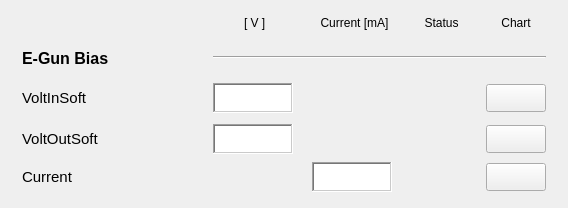
       <widget class="QWidget" name="scrollAreaWidgetContents_18">
        <property name="geometry">
         <rect>
          <x>0</x>
          <y>0</y>
          <width>568</width>
          <height>208</height>
         </rect>
        </property>
        <widget class="QWidget" name="layoutWidget">
         <property name="geometry">
          <rect>
           <x>9</x>
           <y>9</y>
           <width>551</width>
           <height>190</height>
          </rect>
         </property>
         <layout class="QGridLayout" name="gridLayout">
          <item row="0" column="1">
           <widget class="PyDMLabel" name="PyDMLabel_53">
            <property name="minimumSize">
             <size>
              <width>0</width>
              <height>24</height>
             </size>
            </property>
            <property name="maximumSize">
             <size>
              <width>16777215</width>
              <height>24</height>
             </size>
            </property>
            <property name="toolTip">
             <string/>
            </property>
            <property name="text">
             <string> [ V ]</string>
            </property>
            <property name="alignment">
             <set>Qt::AlignCenter</set>
            </property>
           </widget>
          </item>
          <item row="0" column="2">
           <widget class="PyDMLabel" name="PyDMLabel_57">
            <property name="minimumSize">
             <size>
              <width>85</width>
              <height>24</height>
             </size>
            </property>
            <property name="maximumSize">
             <size>
              <width>16777215</width>
              <height>24</height>
             </size>
            </property>
            <property name="toolTip">
             <string/>
            </property>
            <property name="text">
             <string>Current [mA]</string>
            </property>
            <property name="alignment">
             <set>Qt::AlignCenter</set>
            </property>
           </widget>
          </item>
          <item row="0" column="3">
           <widget class="PyDMLabel" name="PyDMLabel_55">
            <property name="toolTip">
             <string/>
            </property>
            <property name="text">
             <string>Status</string>
            </property>
            <property name="alignment">
             <set>Qt::AlignCenter</set>
            </property>
           </widget>
          </item>
          <item row="0" column="4">
           <widget class="PyDMLabel" name="PyDMLabel_110">
            <property name="toolTip">
             <string/>
            </property>
            <property name="text">
             <string>Chart</string>
            </property>
            <property name="alignment">
             <set>Qt::AlignCenter</set>
            </property>
           </widget>
          </item>
          <item row="1" column="0">
           <widget class="PyDMLabel" name="PyDMLabel_111">
            <property name="minimumSize">
             <size>
              <width>172</width>
              <height>30</height>
             </size>
            </property>
            <property name="maximumSize">
             <size>
              <width>172</width>
              <height>30</height>
             </size>
            </property>
            <property name="font">
             <font>
              <pointsize>12</pointsize>
              <weight>75</weight>
              <bold>true</bold>
             </font>
            </property>
            <property name="toolTip">
             <string/>
            </property>
            <property name="text">
             <string>E-Gun Bias</string>
            </property>
           </widget>
          </item>
          <item row="1" column="1" colspan="4">
           <widget class="Line" name="line_10">
            <property name="sizeIncrement">
             <size>
              <width>0</width>
              <height>0</height>
             </size>
            </property>
            <property name="baseSize">
             <size>
              <width>0</width>
              <height>0</height>
             </size>
            </property>
            <property name="autoFillBackground">
             <bool>false</bool>
            </property>
            <property name="frameShadow">
             <enum>QFrame::Sunken</enum>
            </property>
            <property name="lineWidth">
             <number>1</number>
            </property>
            <property name="midLineWidth">
             <number>0</number>
            </property>
            <property name="orientation">
             <enum>Qt::Horizontal</enum>
            </property>
           </widget>
          </item>
          <item row="2" column="0">
           <widget class="PyDMLabel" name="PyDMLabel_112">
            <property name="minimumSize">
             <size>
              <width>172</width>
              <height>30</height>
             </size>
            </property>
            <property name="maximumSize">
             <size>
              <width>172</width>
              <height>30</height>
             </size>
            </property>
            <property name="font">
             <font>
              <pointsize>11</pointsize>
             </font>
            </property>
            <property name="toolTip">
             <string/>
            </property>
            <property name="text">
             <string>VoltInSoft</string>
            </property>
           </widget>
          </item>
          <item row="2" column="1">
           <widget class="PyDMLabel" name="biavoltinsoft">
            <property name="enabled">
             <bool>true</bool>
            </property>
            <property name="minimumSize">
             <size>
              <width>80</width>
              <height>30</height>
             </size>
            </property>
            <property name="maximumSize">
             <size>
              <width>80</width>
              <height>30</height>
             </size>
            </property>
            <property name="toolTip">
             <string/>
            </property>
            <property name="accessibleDescription">
             <string/>
            </property>
            <property name="layoutDirection">
             <enum>Qt::LeftToRight</enum>
            </property>
            <property name="autoFillBackground">
             <bool>false</bool>
            </property>
            <property name="styleSheet">
             <string notr="true">background-color: qlineargradient(spread:pad, x1:0, y1:0, x2:1, y2:1, stop:0 rgba(255, 255, 255, 255), stop:1 rgba(255, 255, 255, 255));</string>
            </property>
            <property name="frameShape">
             <enum>QFrame::WinPanel</enum>
            </property>
            <property name="frameShadow">
             <enum>QFrame::Sunken</enum>
            </property>
            <property name="alignment">
             <set>Qt::AlignRight|Qt::AlignTrailing|Qt::AlignVCenter</set>
            </property>
            <property name="channel" stdset="0">
             <string>LI-01:EG-BiasPS:voltinsoft</string>
            </property>
           </widget>
          </item>
          <item row="2" column="4">
           <widget class="PyDMPushButton" name="PyDMPushButton_49">
            <property name="minimumSize">
             <size>
              <width>60</width>
              <height>28</height>
             </size>
            </property>
            <property name="maximumSize">
             <size>
              <width>60</width>
              <height>28</height>
             </size>
            </property>
            <property name="toolTip">
             <string/>
            </property>
           </widget>
          </item>
          <item row="3" column="0">
           <widget class="PyDMLabel" name="PyDMLabel_59">
            <property name="minimumSize">
             <size>
              <width>172</width>
              <height>30</height>
             </size>
            </property>
            <property name="maximumSize">
             <size>
              <width>172</width>
              <height>16777215</height>
             </size>
            </property>
            <property name="font">
             <font>
              <pointsize>11</pointsize>
             </font>
            </property>
            <property name="toolTip">
             <string/>
            </property>
            <property name="text">
             <string>VoltOutSoft</string>
            </property>
           </widget>
          </item>
          <item row="3" column="1">
           <widget class="PyDMLabel" name="bias_voltoutsoft">
            <property name="enabled">
             <bool>true</bool>
            </property>
            <property name="minimumSize">
             <size>
              <width>80</width>
              <height>30</height>
             </size>
            </property>
            <property name="maximumSize">
             <size>
              <width>80</width>
              <height>30</height>
             </size>
            </property>
            <property name="toolTip">
             <string/>
            </property>
            <property name="accessibleDescription">
             <string/>
            </property>
            <property name="layoutDirection">
             <enum>Qt::LeftToRight</enum>
            </property>
            <property name="autoFillBackground">
             <bool>false</bool>
            </property>
            <property name="styleSheet">
             <string notr="true">background-color: qlineargradient(spread:pad, x1:0, y1:0, x2:1, y2:1, stop:0 rgba(255, 255, 255, 255), stop:1 rgba(255, 255, 255, 255));</string>
            </property>
            <property name="frameShape">
             <enum>QFrame::WinPanel</enum>
            </property>
            <property name="frameShadow">
             <enum>QFrame::Sunken</enum>
            </property>
            <property name="alignment">
             <set>Qt::AlignRight|Qt::AlignTrailing|Qt::AlignVCenter</set>
            </property>
            <property name="channel" stdset="0">
             <string>LI-01:EG-BiasPS:voltoutsoft</string>
            </property>
           </widget>
          </item>
          <item row="3" column="4">
           <widget class="PyDMPushButton" name="PyDMPushButton_50">
            <property name="minimumSize">
             <size>
              <width>60</width>
              <height>28</height>
             </size>
            </property>
            <property name="maximumSize">
             <size>
              <width>60</width>
              <height>28</height>
             </size>
            </property>
            <property name="toolTip">
             <string/>
            </property>
           </widget>
          </item>
          <item row="4" column="0">
           <widget class="PyDMLabel" name="pv02raps01_5">
            <property name="minimumSize">
             <size>
              <width>172</width>
              <height>30</height>
             </size>
            </property>
            <property name="maximumSize">
             <size>
              <width>135</width>
              <height>16777215</height>
             </size>
            </property>
            <property name="font">
             <font>
              <pointsize>11</pointsize>
             </font>
            </property>
            <property name="toolTip">
             <string/>
            </property>
            <property name="text">
             <string>Current</string>
            </property>
           </widget>
          </item>
          <item row="4" column="2">
           <widget class="PyDMLabel" name="PyDMLabel_114">
            <property name="enabled">
             <bool>true</bool>
            </property>
            <property name="minimumSize">
             <size>
              <width>80</width>
              <height>30</height>
             </size>
            </property>
            <property name="maximumSize">
             <size>
              <width>80</width>
              <height>30</height>
             </size>
            </property>
            <property name="toolTip">
             <string/>
            </property>
            <property name="accessibleDescription">
             <string/>
            </property>
            <property name="layoutDirection">
             <enum>Qt::LeftToRight</enum>
            </property>
            <property name="autoFillBackground">
             <bool>false</bool>
            </property>
            <property name="styleSheet">
             <string notr="true">background-color: qlineargradient(spread:pad, x1:0, y1:0, x2:1, y2:1, stop:0 rgba(255, 255, 255, 255), stop:1 rgba(255, 255, 255, 255));</string>
            </property>
            <property name="frameShape">
             <enum>QFrame::WinPanel</enum>
            </property>
            <property name="frameShadow">
             <enum>QFrame::Sunken</enum>
            </property>
            <property name="alignment">
             <set>Qt::AlignRight|Qt::AlignTrailing|Qt::AlignVCenter</set>
            </property>
            <property name="channel" stdset="0">
             <string>LI-01:EG-BiasPS:currentinsoft</string>
            </property>
           </widget>
          </item>
          <item row="4" column="4">
           <widget class="PyDMPushButton" name="PyDMPushButton_51">
            <property name="minimumSize">
             <size>
              <width>60</width>
              <height>28</height>
             </size>
            </property>
            <property name="maximumSize">
             <size>
              <width>60</width>
              <height>28</height>
             </size>
            </property>
            <property name="toolTip">
             <string/>
            </property>
           </widget>
          </item>
          <item row="2" column="3">
           <widget class="SiriusLedAlert" name="led_biasstatus">
            <property name="enabled">
             <bool>true</bool>
            </property>
            <property name="sizePolicy">
             <sizepolicy hsizetype="Preferred" vsizetype="Preferred">
              <horstretch>0</horstretch>
              <verstretch>0</verstretch>
             </sizepolicy>
            </property>
            <property name="minimumSize">
             <size>
              <width>51</width>
              <height>35</height>
             </size>
            </property>
            <property name="maximumSize">
             <size>
              <width>51</width>
              <height>35</height>
             </size>
            </property>
            <property name="toolTip">
             <string/>
            </property>
            <property name="state">
             <bool>true</bool>
            </property>
            <property name="onColor">
             <color>
              <red>0</red>
              <green>140</green>
              <blue>0</blue>
             </color>
            </property>
            <property name="offColor">
             <color>
              <red>207</red>
              <green>0</green>
              <blue>0</blue>
             </color>
            </property>
            <property name="channel" stdset="0">
             <string>LI-01:EG-BiasPS:swstatus</string>
            </property>
           </widget>
          </item>
         </layout>
        </widget>
       </widget>
